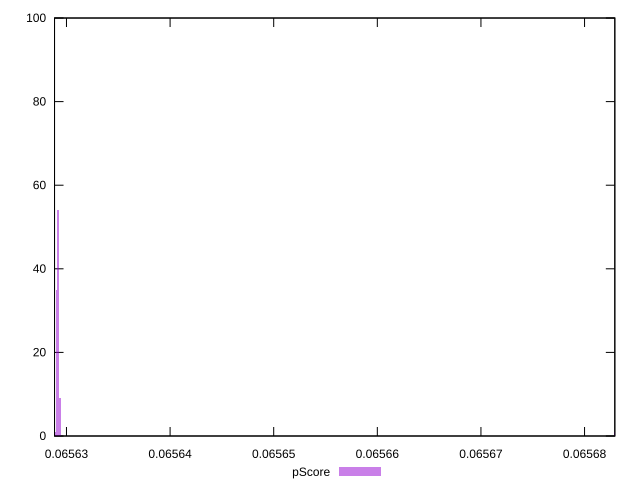

This chart was generated by the following gnuplot code:
reset

$pScore <<EOF
0.06568297191319483 1
0.06562921936370121 54
0.06562904312583402 35
0.0656293956015684 9
0.06562886688796682 1
EOF

set key outside below
set boxwidth 1.7623786719219422e-7
set xrange [0.06562884768912963:0.06568292093245465]
set yrange [0:100]
set trange [0:100]
set style fill transparent solid 0.5 noborder
set terminal svg size 640, 490 enhanced background rgb 'white'
set output "report_00018_2021-02-10T15-25-16.877Z/uses-long-cache-ttl/samples/pages+cached+noadtech/pScore/histogram.svg"

plot $pScore title "pScore" with boxes

reset
